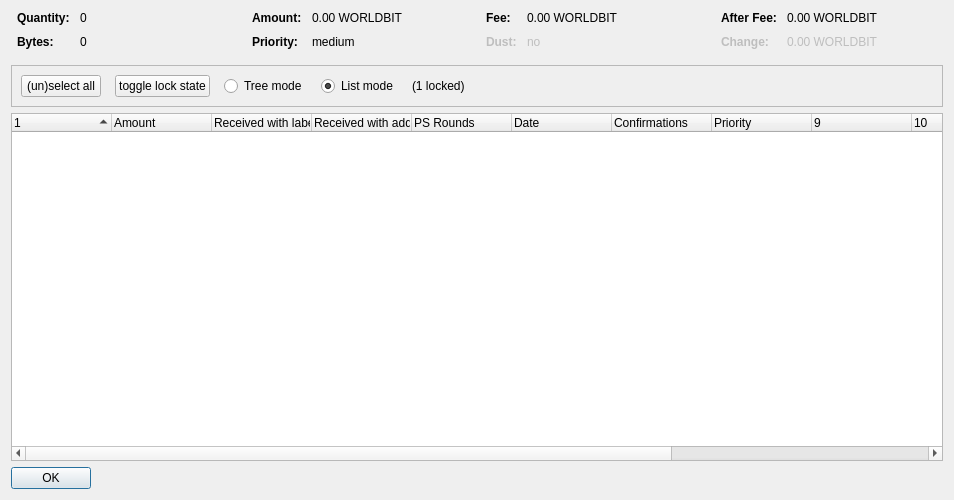
<?xml version="1.0" encoding="UTF-8"?>
<ui version="4.0">
 <class>CoinControlDialog</class>
 <widget class="QDialog" name="CoinControlDialog">
  <property name="geometry">
   <rect>
    <x>0</x>
    <y>0</y>
    <width>954</width>
    <height>500</height>
   </rect>
  </property>
  <property name="windowTitle">
   <string>Coin Selection</string>
  </property>
  <layout class="QVBoxLayout" name="verticalLayout">
   <item>
    <layout class="QHBoxLayout" name="horizontalLayoutTop" stretch="0,0,0,0">
     <property name="topMargin">
      <number>0</number>
     </property>
     <property name="bottomMargin">
      <number>10</number>
     </property>
     <item>
      <layout class="QFormLayout" name="formLayoutCoinControl1">
       <property name="horizontalSpacing">
        <number>10</number>
       </property>
       <property name="verticalSpacing">
        <number>10</number>
       </property>
       <property name="leftMargin">
        <number>6</number>
       </property>
       <property name="rightMargin">
        <number>6</number>
       </property>
       <item row="0" column="0">
        <widget class="QLabel" name="labelCoinControlQuantityText">
         <property name="font">
          <font>
           <weight>75</weight>
           <bold>true</bold>
          </font>
         </property>
         <property name="text">
          <string>Quantity:</string>
         </property>
        </widget>
       </item>
       <item row="0" column="1">
        <widget class="QLabel" name="labelCoinControlQuantity">
         <property name="cursor">
          <cursorShape>IBeamCursor</cursorShape>
         </property>
         <property name="contextMenuPolicy">
          <enum>Qt::ActionsContextMenu</enum>
         </property>
         <property name="text">
          <string notr="true">0</string>
         </property>
         <property name="textInteractionFlags">
          <set>Qt::LinksAccessibleByMouse|Qt::TextSelectableByKeyboard|Qt::TextSelectableByMouse</set>
         </property>
        </widget>
       </item>
       <item row="1" column="0">
        <widget class="QLabel" name="labelCoinControlBytesText">
         <property name="font">
          <font>
           <weight>75</weight>
           <bold>true</bold>
          </font>
         </property>
         <property name="text">
          <string>Bytes:</string>
         </property>
        </widget>
       </item>
       <item row="1" column="1">
        <widget class="QLabel" name="labelCoinControlBytes">
         <property name="cursor">
          <cursorShape>IBeamCursor</cursorShape>
         </property>
         <property name="contextMenuPolicy">
          <enum>Qt::ActionsContextMenu</enum>
         </property>
         <property name="text">
          <string notr="true">0</string>
         </property>
         <property name="textInteractionFlags">
          <set>Qt::LinksAccessibleByMouse|Qt::TextSelectableByKeyboard|Qt::TextSelectableByMouse</set>
         </property>
        </widget>
       </item>
      </layout>
     </item>
     <item>
      <layout class="QFormLayout" name="formLayoutCoinControl2">
       <property name="horizontalSpacing">
        <number>10</number>
       </property>
       <property name="verticalSpacing">
        <number>10</number>
       </property>
       <property name="leftMargin">
        <number>6</number>
       </property>
       <property name="rightMargin">
        <number>6</number>
       </property>
       <item row="0" column="0">
        <widget class="QLabel" name="labelCoinControlAmountText">
         <property name="font">
          <font>
           <weight>75</weight>
           <bold>true</bold>
          </font>
         </property>
         <property name="text">
          <string>Amount:</string>
         </property>
        </widget>
       </item>
       <item row="0" column="1">
        <widget class="QLabel" name="labelCoinControlAmount">
         <property name="cursor">
          <cursorShape>IBeamCursor</cursorShape>
         </property>
         <property name="contextMenuPolicy">
          <enum>Qt::ActionsContextMenu</enum>
         </property>
         <property name="text">
          <string notr="true">0.00 WORLDBIT</string>
         </property>
         <property name="textInteractionFlags">
          <set>Qt::LinksAccessibleByMouse|Qt::TextSelectableByKeyboard|Qt::TextSelectableByMouse</set>
         </property>
        </widget>
       </item>
       <item row="1" column="0">
        <widget class="QLabel" name="labelCoinControlPriorityText">
         <property name="font">
          <font>
           <weight>75</weight>
           <bold>true</bold>
          </font>
         </property>
         <property name="text">
          <string>Priority:</string>
         </property>
        </widget>
       </item>
       <item row="1" column="1">
        <widget class="QLabel" name="labelCoinControlPriority">
         <property name="cursor">
          <cursorShape>IBeamCursor</cursorShape>
         </property>
         <property name="contextMenuPolicy">
          <enum>Qt::ActionsContextMenu</enum>
         </property>
         <property name="text">
          <string>medium</string>
         </property>
         <property name="textInteractionFlags">
          <set>Qt::LinksAccessibleByMouse|Qt::TextSelectableByKeyboard|Qt::TextSelectableByMouse</set>
         </property>
        </widget>
       </item>
      </layout>
     </item>
     <item>
      <layout class="QFormLayout" name="formLayoutCoinControl3">
       <property name="horizontalSpacing">
        <number>10</number>
       </property>
       <property name="verticalSpacing">
        <number>10</number>
       </property>
       <property name="leftMargin">
        <number>6</number>
       </property>
       <property name="rightMargin">
        <number>6</number>
       </property>
       <item row="0" column="0">
        <widget class="QLabel" name="labelCoinControlFeeText">
         <property name="font">
          <font>
           <weight>75</weight>
           <bold>true</bold>
          </font>
         </property>
         <property name="text">
          <string>Fee:</string>
         </property>
        </widget>
       </item>
       <item row="0" column="1">
        <widget class="QLabel" name="labelCoinControlFee">
         <property name="cursor">
          <cursorShape>IBeamCursor</cursorShape>
         </property>
         <property name="contextMenuPolicy">
          <enum>Qt::ActionsContextMenu</enum>
         </property>
         <property name="text">
          <string notr="true">0.00 WORLDBIT</string>
         </property>
         <property name="textInteractionFlags">
          <set>Qt::LinksAccessibleByMouse|Qt::TextSelectableByKeyboard|Qt::TextSelectableByMouse</set>
         </property>
        </widget>
       </item>
       <item row="1" column="0">
        <widget class="QLabel" name="labelCoinControlLowOutputText">
         <property name="enabled">
          <bool>false</bool>
         </property>
         <property name="font">
          <font>
           <weight>75</weight>
           <bold>true</bold>
          </font>
         </property>
         <property name="text">
          <string>Dust:</string>
         </property>
        </widget>
       </item>
       <item row="1" column="1">
        <widget class="QLabel" name="labelCoinControlLowOutput">
         <property name="enabled">
          <bool>false</bool>
         </property>
         <property name="cursor">
          <cursorShape>IBeamCursor</cursorShape>
         </property>
         <property name="contextMenuPolicy">
          <enum>Qt::ActionsContextMenu</enum>
         </property>
         <property name="text">
          <string>no</string>
         </property>
         <property name="textInteractionFlags">
          <set>Qt::LinksAccessibleByMouse|Qt::TextSelectableByKeyboard|Qt::TextSelectableByMouse</set>
         </property>
        </widget>
       </item>
      </layout>
     </item>
     <item>
      <layout class="QFormLayout" name="formLayoutCoinControl4">
       <property name="horizontalSpacing">
        <number>10</number>
       </property>
       <property name="verticalSpacing">
        <number>10</number>
       </property>
       <property name="leftMargin">
        <number>6</number>
       </property>
       <property name="rightMargin">
        <number>6</number>
       </property>
       <item row="0" column="0">
        <widget class="QLabel" name="labelCoinControlAfterFeeText">
         <property name="font">
          <font>
           <weight>75</weight>
           <bold>true</bold>
          </font>
         </property>
         <property name="text">
          <string>After Fee:</string>
         </property>
        </widget>
       </item>
       <item row="0" column="1">
        <widget class="QLabel" name="labelCoinControlAfterFee">
         <property name="cursor">
          <cursorShape>IBeamCursor</cursorShape>
         </property>
         <property name="contextMenuPolicy">
          <enum>Qt::ActionsContextMenu</enum>
         </property>
         <property name="text">
          <string notr="true">0.00 WORLDBIT</string>
         </property>
         <property name="textInteractionFlags">
          <set>Qt::LinksAccessibleByMouse|Qt::TextSelectableByKeyboard|Qt::TextSelectableByMouse</set>
         </property>
        </widget>
       </item>
       <item row="1" column="0">
        <widget class="QLabel" name="labelCoinControlChangeText">
         <property name="enabled">
          <bool>false</bool>
         </property>
         <property name="font">
          <font>
           <weight>75</weight>
           <bold>true</bold>
          </font>
         </property>
         <property name="text">
          <string>Change:</string>
         </property>
        </widget>
       </item>
       <item row="1" column="1">
        <widget class="QLabel" name="labelCoinControlChange">
         <property name="enabled">
          <bool>false</bool>
         </property>
         <property name="cursor">
          <cursorShape>IBeamCursor</cursorShape>
         </property>
         <property name="contextMenuPolicy">
          <enum>Qt::ActionsContextMenu</enum>
         </property>
         <property name="text">
          <string notr="true">0.00 WORLDBIT</string>
         </property>
         <property name="textInteractionFlags">
          <set>Qt::LinksAccessibleByMouse|Qt::TextSelectableByKeyboard|Qt::TextSelectableByMouse</set>
         </property>
        </widget>
       </item>
      </layout>
     </item>
    </layout>
   </item>
   <item>
    <widget class="QFrame" name="frame">
     <property name="minimumSize">
      <size>
       <width>0</width>
       <height>40</height>
      </size>
     </property>
     <property name="frameShape">
      <enum>QFrame::StyledPanel</enum>
     </property>
     <property name="frameShadow">
      <enum>QFrame::Sunken</enum>
     </property>
     <layout class="QHBoxLayout" name="horizontalLayout">
      <item>
       <layout class="QHBoxLayout" name="horizontalLayoutPanel" stretch="0,0,0,0,0,0">
        <property name="spacing">
         <number>14</number>
        </property>
        <item>
         <widget class="QPushButton" name="pushButtonSelectAll">
          <property name="sizePolicy">
           <sizepolicy hsizetype="Maximum" vsizetype="Fixed">
            <horstretch>0</horstretch>
            <verstretch>0</verstretch>
           </sizepolicy>
          </property>
          <property name="text">
           <string>(un)select all</string>
          </property>
          <property name="autoDefault">
           <bool>false</bool>
          </property>
         </widget>
        </item>
        <item>
         <widget class="QPushButton" name="pushButtonToggleLock">
          <property name="sizePolicy">
           <sizepolicy hsizetype="Maximum" vsizetype="Fixed">
            <horstretch>0</horstretch>
            <verstretch>0</verstretch>
           </sizepolicy>
          </property>
          <property name="text">
           <string>toggle lock state</string>
          </property>
          <property name="autoDefault">
           <bool>false</bool>
          </property>
         </widget>
        </item>
        <item>
         <widget class="QRadioButton" name="radioTreeMode">
          <property name="sizePolicy">
           <sizepolicy hsizetype="Maximum" vsizetype="Fixed">
            <horstretch>0</horstretch>
            <verstretch>0</verstretch>
           </sizepolicy>
          </property>
          <property name="text">
           <string>Tree mode</string>
          </property>
         </widget>
        </item>
        <item>
         <widget class="QRadioButton" name="radioListMode">
          <property name="sizePolicy">
           <sizepolicy hsizetype="Maximum" vsizetype="Fixed">
            <horstretch>0</horstretch>
            <verstretch>0</verstretch>
           </sizepolicy>
          </property>
          <property name="text">
           <string>List mode</string>
          </property>
          <property name="checked">
           <bool>true</bool>
          </property>
         </widget>
        </item>
        <item>
         <widget class="QLabel" name="labelLocked">
          <property name="text">
           <string>(1 locked)</string>
          </property>
         </widget>
        </item>
        <item>
         <spacer name="horizontalSpacer">
          <property name="orientation">
           <enum>Qt::Horizontal</enum>
          </property>
          <property name="sizeHint" stdset="0">
           <size>
            <width>40</width>
            <height>20</height>
           </size>
          </property>
         </spacer>
        </item>
       </layout>
      </item>
     </layout>
    </widget>
   </item>
   <item>
    <widget class="CoinControlTreeWidget" name="treeWidget">
     <property name="contextMenuPolicy">
      <enum>Qt::CustomContextMenu</enum>
     </property>
     <property name="sortingEnabled">
      <bool>false</bool>
     </property>
     <property name="columnCount">
      <number>13</number>
     </property>
     <attribute name="headerShowSortIndicator" stdset="0">
      <bool>true</bool>
     </attribute>
     <attribute name="headerStretchLastSection">
      <bool>false</bool>
     </attribute>
     <column>
      <property name="text">
       <string/>
      </property>
     </column>
     <column>
      <property name="text">
       <string>Amount</string>
      </property>
     </column>
     <column>
      <property name="text">
       <string>Received with label</string>
      </property>
     </column>
     <column>
      <property name="text">
       <string>Received with address</string>
      </property>
     </column>
     <column>
      <property name="text">
       <string>PS Rounds</string>
      </property>
     </column>
     <column>
      <property name="text">
       <string>Date</string>
      </property>
     </column>
     <column>
      <property name="text">
       <string>Confirmations</string>
      </property>
      <property name="toolTip">
       <string>Confirmed</string>
      </property>
     </column>
     <column>
      <property name="text">
       <string>Priority</string>
      </property>
     </column>
     <column>
      <property name="text">
       <string/>
      </property>
     </column>
     <column>
      <property name="text">
       <string/>
      </property>
     </column>
     <column>
      <property name="text">
       <string/>
      </property>
     </column>
     <column>
      <property name="text">
       <string/>
      </property>
     </column>
     <column>
      <property name="text">
       <string/>
      </property>
     </column>
    </widget>
   </item>
   <item>
    <widget class="QDialogButtonBox" name="buttonBox">
     <property name="sizePolicy">
      <sizepolicy hsizetype="Maximum" vsizetype="Fixed">
       <horstretch>0</horstretch>
       <verstretch>0</verstretch>
      </sizepolicy>
     </property>
     <property name="orientation">
      <enum>Qt::Horizontal</enum>
     </property>
     <property name="standardButtons">
      <set>QDialogButtonBox::Ok</set>
     </property>
    </widget>
   </item>
  </layout>
 </widget>
 <customwidgets>
  <customwidget>
   <class>CoinControlTreeWidget</class>
   <extends>QTreeWidget</extends>
   <header>coincontroltreewidget.h</header>
  </customwidget>
 </customwidgets>
 <resources/>
 <connections/>
</ui>
